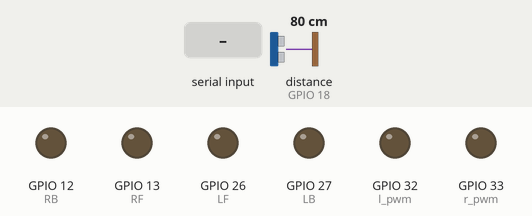
Recording of a sketch running on a simulated ESP32. On the bench: output pins drawn as LEDs (lit = HIGH). The test bench sets the inputs (shaded band); at power-on: distance to the obstacle (sensor on GPIO 18) 80 cm. The echo pulse lasts 58.3 µs per cm; nothing arrives over Bluetooth unless stated; pins used as bus, display or sensor lines are not drawn.

Above: at 1.2 s.
1.3 s: "B" received over the second serial link
At 1.7 s:
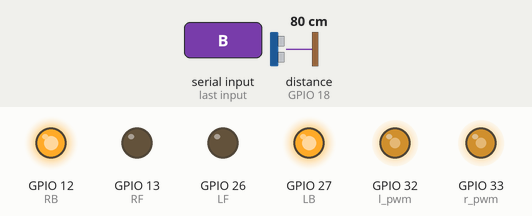
2.8 s: "S" received over the second serial link
At 4.0 s:
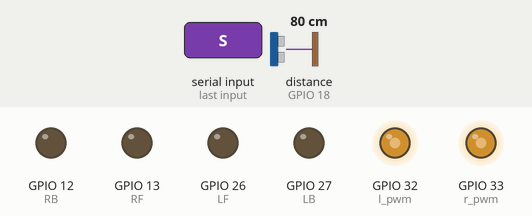
4.3 s: "F" received over the second serial link
At 5.2 s:
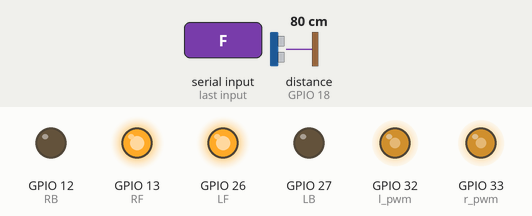
5.8 s: "H" received over the second serial link
At 6.4 s:
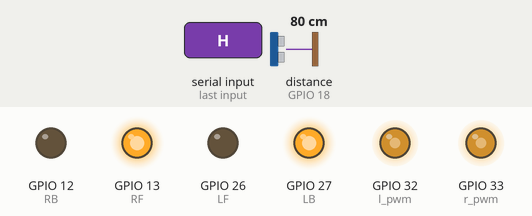
7.3 s: "L" received over the second serial link
At 8.5 s:
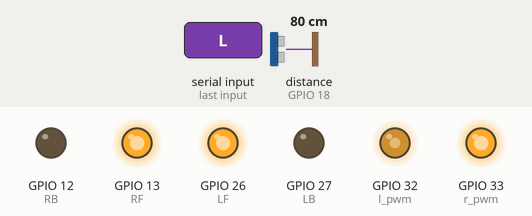
8.8 s: "J" received over the second serial link
At 9.8 s:
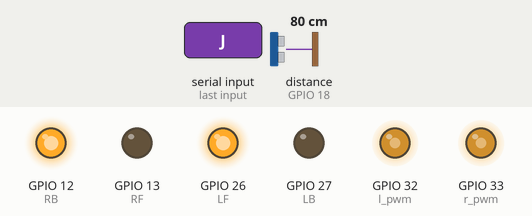
Timing chart, 0 to 11.3 s (numbered marks = the images above; inputs shaded):
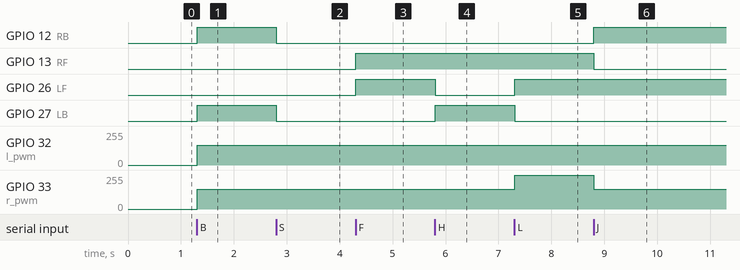

Measured:
- after the input at 1.3 s, GPIO 12 (RB), GPIO 27 (LB): LOW → HIGH at once; GPIO 32 (l_pwm), GPIO 33 (r_pwm): 0/255 → 150/255 at once
- after the input at 2.8 s, GPIO 12 (RB), GPIO 27 (LB): HIGH → LOW at once
- after the input at 4.3 s, GPIO 13 (RF), GPIO 26 (LF): LOW → HIGH at once
- after the input at 5.8 s, GPIO 26 (LF): HIGH → LOW at once; GPIO 27 (LB): LOW → HIGH at once
- after the input at 7.3 s, GPIO 26 (LF): LOW → HIGH at once; GPIO 27 (LB): HIGH → LOW at once; GPIO 33 (r_pwm): 150/255 → 255/255 at once
- after the input at 8.8 s, GPIO 12 (RB): LOW → HIGH at once; GPIO 13 (RF): HIGH → LOW at once; GPIO 33 (r_pwm): 255/255 → 150/255 at once

The sketch:

rc_car.ino
```cpp
#include <BluetoothSerial.h>
BluetoothSerial ESP_BT;

#define r_pwm 33
#define l_pwm 32
#define RF 13
#define LF 26
#define RB 12
#define LB 27
#define trigP 5
#define echoP 18
#define SOUND_SPEED 0.034

int incoming;
int speed = 150;
long duration;
float distanceCm;

float calDistance(){
  digitalWrite(trigP, LOW);
  delayMicroseconds(2);
  digitalWrite(trigP, HIGH);
  delayMicroseconds(10);
  digitalWrite(trigP, LOW);

  duration = pulseIn(echoP, HIGH);
  distanceCm = duration * SOUND_SPEED/2;
  return distanceCm;
}

void stopC(){
  digitalWrite(RF, LOW);
  digitalWrite(LB, LOW);
  digitalWrite(LF, LOW);
  digitalWrite(RB, LOW);
}

void setup(){
  Serial.begin(9600);
  ESP_BT.begin("roboS");

  pinMode(RF, OUTPUT);
  pinMode(LF, OUTPUT);
  pinMode(LB, OUTPUT);
  pinMode(RB, OUTPUT);
  digitalWrite(RF, LOW);
  digitalWrite(LB, LOW);
  digitalWrite(LF, LOW);
  digitalWrite(RB, LOW);
  Serial.begin(115200);
  pinMode(trigP, OUTPUT);
  pinMode(echoP, INPUT);
}

void loop(){
  if(ESP_BT.available()){
    incoming = ESP_BT.read();

    float dis = calDistance();
      if(incoming == 'S'){  // stop all
        digitalWrite(RF,LOW);
        digitalWrite(LB,LOW);
        digitalWrite(LF,LOW);
        digitalWrite(RB,LOW);
      }
      if(incoming == 'B'){ // back
        digitalWrite(RF,LOW);
        digitalWrite(LB,HIGH);
        digitalWrite(LF,LOW);
        digitalWrite(RB,HIGH);
        analogWrite(l_pwm,speed);
        analogWrite(r_pwm,speed);
      }
      if(dis <= 30){
        digitalWrite(RF,LOW);
        digitalWrite(LB,LOW);
        digitalWrite(LF,HIGH);
        digitalWrite(RB,HIGH);
        analogWrite(l_pwm,speed);
        analogWrite(r_pwm,speed);
      }

      if(incoming == 'F'){
         if(dis > 30){
            digitalWrite(RF, HIGH);
            digitalWrite(LB, LOW);
            digitalWrite(LF, HIGH);
            digitalWrite(RB, LOW);
            analogWrite(l_pwm, speed);
            analogWrite(r_pwm, speed);
         }
         else{
            stopC();
         }
      }
      if (incoming == 'H'){ // back left
         digitalWrite(RF, HIGH);
         digitalWrite(LB, HIGH);
         digitalWrite(LF, LOW);
         digitalWrite(RB, LOW);
         analogWrite(l_pwm, speed);
         analogWrite(r_pwm, speed);
      }
      if(incoming == 'L'){ // left
        digitalWrite(RF, HIGH);
        digitalWrite(LB, LOW);
        digitalWrite(LF, HIGH);
        digitalWrite(RB, LOW);
        analogWrite(l_pwm, 150);
        analogWrite(r_pwm, 255);
      }
      if(incoming == 'G'){  //forward left
        digitalWrite(RF,HIGH);
        digitalWrite(LB,LOW);
        digitalWrite(LF,HIGH);
        digitalWrite(RB,LOW);
        analogWrite(l_pwm,150);
        analogWrite(r_pwm,255);
       }
      if(incoming == 'J'){ //backright
        digitalWrite(RF,LOW);
        digitalWrite(LB,LOW);
        digitalWrite(LF,HIGH);
        digitalWrite(RB,HIGH);
        analogWrite(l_pwm,speed);
        analogWrite(r_pwm,speed);
       }
      if(incoming == 'R'){ // right
        digitalWrite(RF,HIGH);
        digitalWrite(LB,LOW);
        digitalWrite(LF,HIGH);
        digitalWrite(RB,LOW);
        analogWrite(l_pwm,255);
        analogWrite(r_pwm,150);
      }
      if (incoming == 'I'){ // forward right
        digitalWrite(RF,HIGH);
        digitalWrite(LB,LOW);
        digitalWrite(LF,HIGH);
        digitalWrite(RB,LOW);
        analogWrite(l_pwm,255);
        analogWrite(r_pwm,190);
      }
      if(incoming == '1'){
        speed=150;
      }
      if(incoming == '2'){
        speed=160;
      }
      if(incoming == '3'){
        speed=170;
      }
      if(incoming == '4'){
        speed=180;
      }
      if(incoming == '5'){
        speed=190;
      }
      if(incoming == '6'){
        speed=200;
      }
      if(incoming == '7'){
        speed=210;
      }
      if(incoming == '8'){
        speed=220;
      }
      if(incoming == '9'){
        speed=235;
      }
      if(incoming == 'q'){
        speed=255;
      }
  }
    fflush(stdin);
}
```
